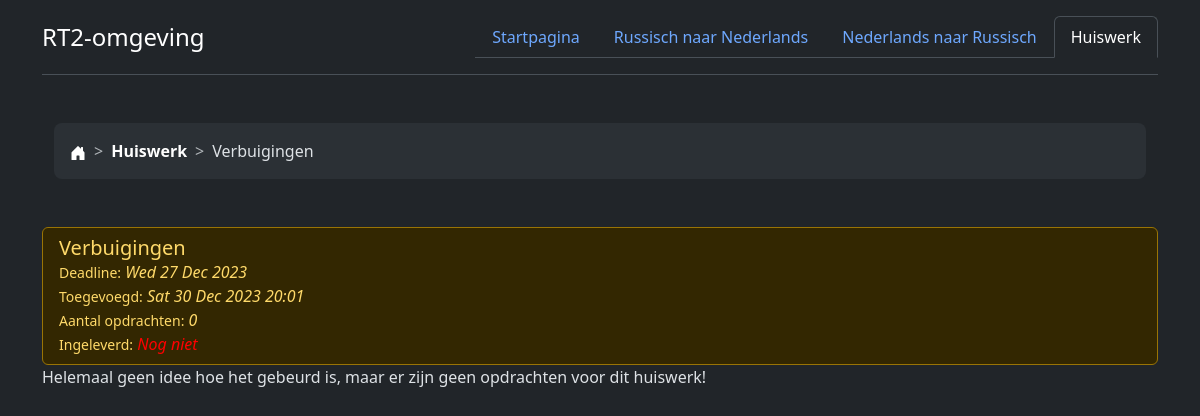
The app's page /huiswerk/3/ with its own data.
### Vocabulaire/models.py (models this page shows)
class Homework(models.Model):
    created = models.DateTimeField()
    deadline = models.DateField()
    topic = models.CharField(max_length=200)
    done = models.BooleanField()
    def __str__(self):
        return self.topic

### Vocabulaire/views.py (the view)
# urls.py: path("huiswerk/<homework_id>/", views.tasks, name='tasks'),
def tasks(request, homework_id):
    homework = Homework.objects.get(id=homework_id)
    tasks = homework.task_set.all()
    breadcrumb = ['homework', 'tasks']
    breadcrumb_names = [unquote(page) for page in reverse('tasks', args=[
        homework_id]).strip(
        "/").split("/")]
    breadcrumb_names[-1] = str(homework)
    today = date.today()
    context = {
        'breadcrumb': list(zip(breadcrumb, breadcrumb_names)),
        'homework': homework,
        'tasks': tasks,
        'today': today,
    }
    return render(request, "Vocabulaire/tasks.html", context)

### templates/Vocabulaire/tasks.html (shortened to what this page needs)
{% extends 'Vocabulaire/base.html' %}
{% block content %}
    <ul class="list-group">
      <li class="list-group-item{% if homework.done %} list-group-item-success{% elif homework.deadline < today %} list-group-item-warning{% endif %}">
          <div class="card-body">
            <h5 class="card-title">{{ homework|capfirst }}</h5>
              <small>Deadline:</small> <i>{{ homework.deadline|date:"D d M Y" }}</i><br>
              <small>Toegevoegd:</small> <i>{{ homework.created|date:"D d M Y" }} {{ homework.created|time:"H:i" }}</i><br>
              <small>Aantal opdrachten:</small> <i>{{ homework.task_set.all|length }}</i><br>
            <small>Ingeleverd:</small> <i>{% if homework.done %}<span style="color: green">Ja</span>{% else %}<span style="color: red">Nog niet</span>{% endif %}</i>
          </div>
      </li>
  </ul>
<div class="accordion" id="accordionExample">
{% for task in tasks %}
  <div class="accordion-item">
    <h2 class="accordion-header">
      <button class="accordion-button" type="button" data-bs-toggle="collapse" data-bs-target="#task{{ task.id }}" aria-expanded="true" aria-controls="collapseOne">
        <b>Opdracht #{{ forloop.counter }}</b>
      </button>
    </h2>
    <div id="task{{ task.id }}" class="accordion-collapse collapse{% if forloop.first %} show{% endif %}" data-bs-parent="#accordionExample">
      <div class="accordion-body">
        <span class="form-control" style="background-color: #002244">
          {{ task.description|capfirst }}
        </span>
        <hr>
        {{ task.content|safe }}
      </div>
    </div>
  </div>
{% empty %}
  Helemaal geen idee hoe het gebeurd is, maar er zijn geen opdrachten voor dit huiswerk!
{% endfor %}
</div>
{% endblock %}

### templates/Vocabulaire/base.html (shortened to what this page needs)
<!DOCTYPE html>
<html lang="en" data-bs-theme="dark">
<head>
  <link href="https://cdn.jsdelivr.net/npm/bootstrap@5.3.2/dist/css/bootstrap.min.css" rel="stylesheet"
>
  <link href="https://getbootstrap.com/docs/5.3/examples/breadcrumbs/breadcrumbs.css" rel="stylesheet">
</head>
<body>
  <div class="container">
    <header class="d-flex flex-wrap justify-content-center py-3 mb-4 border-bottom">
      <a href="/" class="d-flex align-items-center mb-3 mb-md-0 me-md-auto link-body-emphasis text-decoration-none">
        <span class="fs-4">RT2-omgeving</span>
      </a>
      <ul class="nav nav-tabs">
        <li class="nav-item"><a href="/" class="nav-link{% if not breadcrumb.0.1 %} active" aria-current="page{% endif %}">Startpagina</a></li>
        <li class="nav-item"><a href="{% url 'russian' %}" class="nav-link{% if breadcrumb.0.1 == 'russisch' %} active" aria-current="page{% endif %}">Russisch naar Nederlands</a></li>
        <li class="nav-item"><a href="{% url 'dutch' %}" class="nav-link{% if breadcrumb.0.1 == 'nederlands' %} active" aria-current="page{% endif %}">Nederlands naar Russisch</a></li>
        <li class="nav-item"><a href="{% url 'homework' %}" class="nav-link{% if breadcrumb.0.1 == 'huiswerk' %} active" aria-current="page{% endif %}">Huiswerk</a></li>
      </ul>
    </header>
  </div>
<div class="container">
  <div class="container my-5">
    <nav style="--bs-breadcrumb-divider: '>';" aria-label="breadcrumb">
      <ol class="breadcrumb breadcrumb-chevron p-3 bg-body-tertiary rounded-3">
        <li class="breadcrumb-item">
          <a class="link-body-emphasis" href={% url 'index' %}>
            <svg class="bi" width="16" height="16">
              <use xlink:href="#house-door-fill" fill="white"></use>
            </svg>
        </li>
        {% for link, name in breadcrumb %}
          <li class="breadcrumb-item">
            {% if not forloop.last %}<a class="link-body-emphasis fw-semibold text-decoration-none" href="{% url link %}">{{ name|capfirst }}</a>
            {% else %}{{ name|capfirst }}{% endif %}
          </li>
        {% endfor %}
      </ol>
    </nav>
  </div>
  {% block content %}{% endblock %}
</div>
</body>
</html>

### templates/Vocabulaire/base.html (style rules this page uses)
body { -ms-overflow-style: none; }
html { overflow: scroll; scrollbar-width: none; }
a { text-decoration: none; }

### records on screen
Homework: breadcrumb "Verbuigingen", topic "Verbuigingen", deadline "Wed 27 Dec 2023", created "Sat 30 Dec 2023", created "20:01", task_set.all|length "0"

### other values on screen
{{ name|capfirst }} "Huiswerk"
